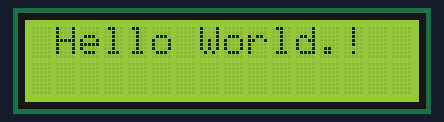
Bench run of a sketch on a simulated Arduino Uno, built with avr-gcc and run on an emulated ATmega328P. On the bench: 16×2 character LCD.

Above: at 0.1 s.
At 3.2 s:
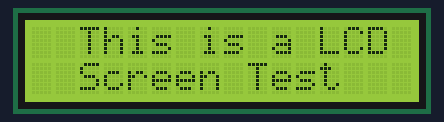

Measured:
- what the display in image 1 shows lasts 3.0 s, from 3.1 s to 6.1 s

The sketch:

I2C_LCD_Code.ino
```cpp
#include <LiquidCrystal.h>

#include <Wire.h>

/*
   Arduino LCD I2C Tutorial by 'Tronics Lk"
   Please visit my YouTube channel from this link for more Tutorials
   https://www.youtube.com/channel/UCYJa3gs8q49-N3TLm-7ygUw?sub_confirmation=1
*/
#include <Wire.h>
#include <LiquidCrystal_I2C.h>

LiquidCrystal_I2C lcd(0x30, 16, 2); // set the LCD address to 0x27 for a 16 chars and 2 line display

void setup()
{
  lcd.init();         // initialize the lcd
  lcd.backlight();    // Turn on the LCD screen backlight
}

void loop()
{
  lcd.setCursor(1, 0);
  lcd.print("Hello World.!");
  delay(3000);
  lcd.clear();

  lcd.setCursor(2, 0);
  lcd.print("This is a LCD ");
  lcd.setCursor(2, 1);
  lcd.print("Screen Test");
  delay(3000);
  lcd.clear();
}
```
